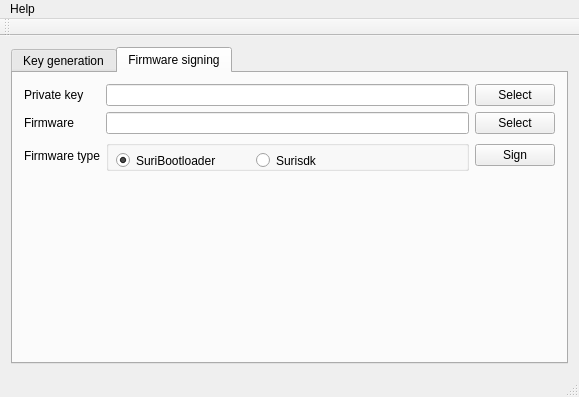
<?xml version="1.0" encoding="UTF-8"?>
<ui version="4.0">
 <class>MainWindow</class>
 <widget class="QMainWindow" name="MainWindow">
  <property name="geometry">
   <rect>
    <x>0</x>
    <y>0</y>
    <width>579</width>
    <height>397</height>
   </rect>
  </property>
  <property name="windowTitle">
   <string>MainWindow</string>
  </property>
  <widget class="QWidget" name="centralWidget">
   <layout class="QVBoxLayout" name="verticalLayout">
    <item>
     <widget class="QTabWidget" name="tabSignFirmware">
      <property name="currentIndex">
       <number>1</number>
      </property>
      <widget class="QWidget" name="tabGenKey">
       <attribute name="title">
        <string>Key generation</string>
       </attribute>
       <layout class="QGridLayout" name="gridLayout_2">
        <item row="0" column="0">
         <layout class="QGridLayout" name="gridLayout">
          <item row="3" column="2">
           <widget class="QPushButton" name="btnGenKeys">
            <property name="text">
             <string>Generate</string>
            </property>
           </widget>
          </item>
          <item row="0" column="0">
           <widget class="QLabel" name="titleKeyName">
            <property name="text">
             <string>Key name</string>
            </property>
           </widget>
          </item>
          <item row="2" column="1" colspan="2">
           <widget class="QLineEdit" name="editPriKeyPassphraseConfirm">
            <property name="echoMode">
             <enum>QLineEdit::Password</enum>
            </property>
           </widget>
          </item>
          <item row="1" column="0">
           <widget class="QLabel" name="titlePriKeyPassphrase">
            <property name="text">
             <string>Passphrase</string>
            </property>
           </widget>
          </item>
          <item row="1" column="1" colspan="2">
           <widget class="QLineEdit" name="editPriKeyPassphrase">
            <property name="echoMode">
             <enum>QLineEdit::Password</enum>
            </property>
           </widget>
          </item>
          <item row="0" column="1" colspan="2">
           <widget class="QLineEdit" name="editPriKeyName"/>
          </item>
          <item row="2" column="0">
           <widget class="QLabel" name="titlePriKeyPassphraseConfirm">
            <property name="text">
             <string>Confirm passphrase</string>
            </property>
           </widget>
          </item>
          <item row="3" column="1">
           <spacer name="horizontalSpacer">
            <property name="orientation">
             <enum>Qt::Horizontal</enum>
            </property>
            <property name="sizeHint" stdset="0">
             <size>
              <width>40</width>
              <height>20</height>
             </size>
            </property>
           </spacer>
          </item>
          <item row="4" column="2">
           <spacer name="verticalSpacer_2">
            <property name="orientation">
             <enum>Qt::Vertical</enum>
            </property>
            <property name="sizeHint" stdset="0">
             <size>
              <width>20</width>
              <height>40</height>
             </size>
            </property>
           </spacer>
          </item>
         </layout>
        </item>
       </layout>
      </widget>
      <widget class="QWidget" name="tabSignFirmware_2">
       <attribute name="title">
        <string>Firmware signing</string>
       </attribute>
       <layout class="QGridLayout" name="gridLayout_4">
        <item row="0" column="0">
         <layout class="QGridLayout" name="gridLayout_3">
          <item row="2" column="2">
           <widget class="QPushButton" name="btnSignFirmware">
            <property name="text">
             <string>Sign</string>
            </property>
           </widget>
          </item>
          <item row="2" column="1">
           <widget class="QGroupBox" name="groupBox">
            <property name="title">
             <string/>
            </property>
            <widget class="QRadioButton" name="radBtnSurisdk">
             <property name="geometry">
              <rect>
               <x>150</x>
               <y>10</y>
               <width>100</width>
               <height>21</height>
              </rect>
             </property>
             <property name="text">
              <string>Surisdk</string>
             </property>
            </widget>
            <widget class="QRadioButton" name="radBtnSuriBl">
             <property name="geometry">
              <rect>
               <x>10</x>
               <y>10</y>
               <width>120</width>
               <height>21</height>
              </rect>
             </property>
             <property name="text">
              <string>SuriBootloader</string>
             </property>
             <property name="checked">
              <bool>true</bool>
             </property>
            </widget>
           </widget>
          </item>
          <item row="0" column="1">
           <widget class="QLineEdit" name="editSignKeyPath"/>
          </item>
          <item row="0" column="0">
           <widget class="QLabel" name="titleSignKeyPath">
            <property name="text">
             <string>Private key</string>
            </property>
           </widget>
          </item>
          <item row="1" column="0">
           <widget class="QLabel" name="titleFirmwarePath">
            <property name="text">
             <string>Firmware</string>
            </property>
           </widget>
          </item>
          <item row="1" column="1">
           <widget class="QLineEdit" name="editFirmwarePath"/>
          </item>
          <item row="0" column="2">
           <widget class="QPushButton" name="btnSignChoosePrivateKeyPath">
            <property name="text">
             <string>Select</string>
            </property>
           </widget>
          </item>
          <item row="1" column="2">
           <widget class="QPushButton" name="btnSignChooseFirmwarePath">
            <property name="text">
             <string>Select</string>
            </property>
           </widget>
          </item>
          <item row="3" column="2">
           <spacer name="verticalSpacer">
            <property name="orientation">
             <enum>Qt::Vertical</enum>
            </property>
            <property name="sizeHint" stdset="0">
             <size>
              <width>20</width>
              <height>40</height>
             </size>
            </property>
           </spacer>
          </item>
          <item row="2" column="0">
           <widget class="QLabel" name="label">
            <property name="text">
             <string>Firmware type</string>
            </property>
           </widget>
          </item>
         </layout>
        </item>
       </layout>
      </widget>
     </widget>
    </item>
   </layout>
  </widget>
  <widget class="QMenuBar" name="menuBar">
   <property name="geometry">
    <rect>
     <x>0</x>
     <y>0</y>
     <width>579</width>
     <height>20</height>
    </rect>
   </property>
   <widget class="QMenu" name="menuHelp">
    <property name="title">
     <string>Help</string>
    </property>
    <addaction name="actionAbout"/>
   </widget>
   <addaction name="menuHelp"/>
  </widget>
  <widget class="QToolBar" name="mainToolBar">
   <attribute name="toolBarArea">
    <enum>TopToolBarArea</enum>
   </attribute>
   <attribute name="toolBarBreak">
    <bool>false</bool>
   </attribute>
  </widget>
  <widget class="QStatusBar" name="statusBar"/>
  <action name="actionAbout">
   <property name="text">
    <string>About</string>
   </property>
  </action>
 </widget>
 <layoutdefault spacing="6" margin="11"/>
 <tabstops>
  <tabstop>tabSignFirmware</tabstop>
  <tabstop>editPriKeyName</tabstop>
  <tabstop>editPriKeyPassphrase</tabstop>
  <tabstop>editPriKeyPassphraseConfirm</tabstop>
  <tabstop>btnGenKeys</tabstop>
  <tabstop>editSignKeyPath</tabstop>
  <tabstop>btnSignChoosePrivateKeyPath</tabstop>
  <tabstop>editFirmwarePath</tabstop>
  <tabstop>btnSignChooseFirmwarePath</tabstop>
 </tabstops>
 <resources/>
 <connections/>
</ui>
